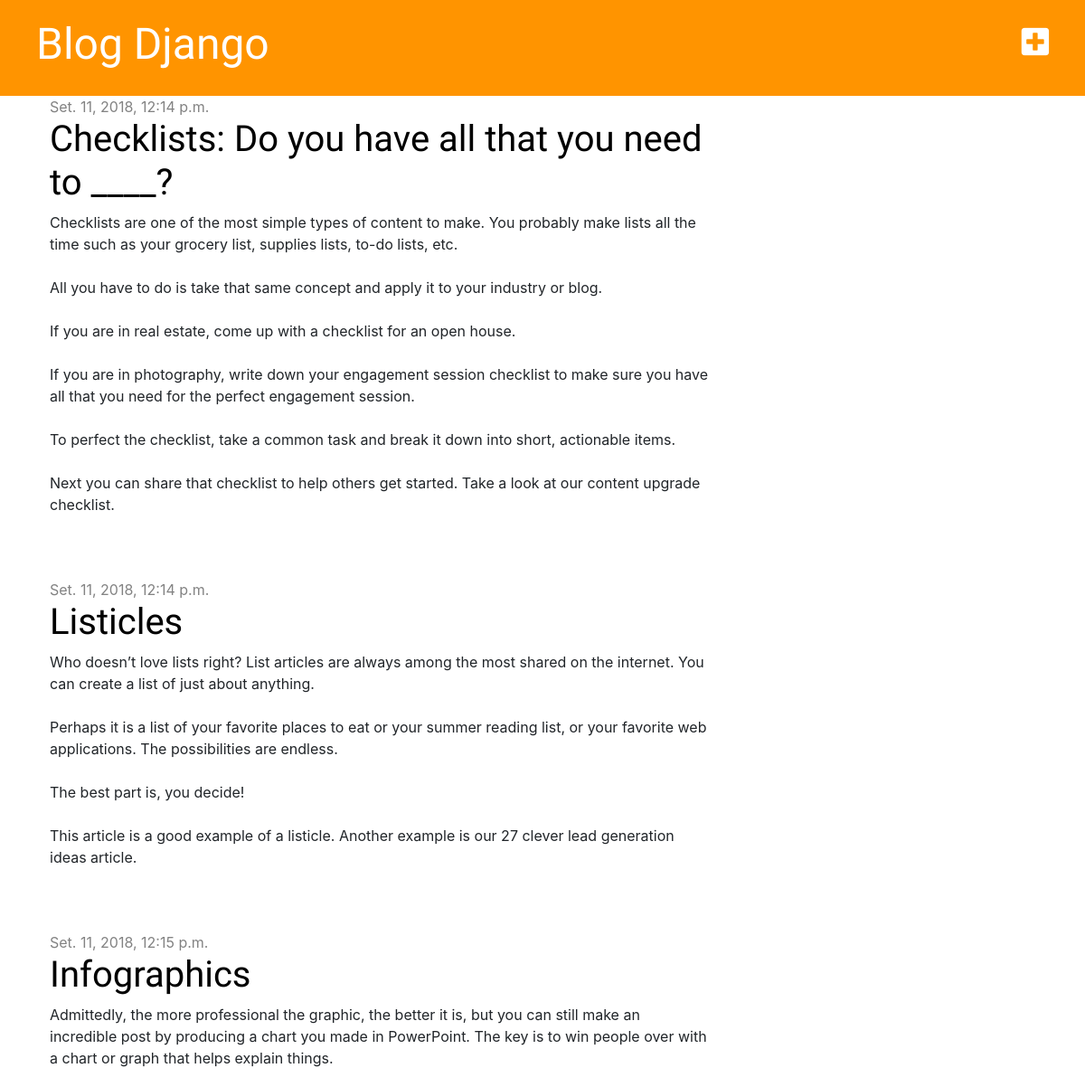
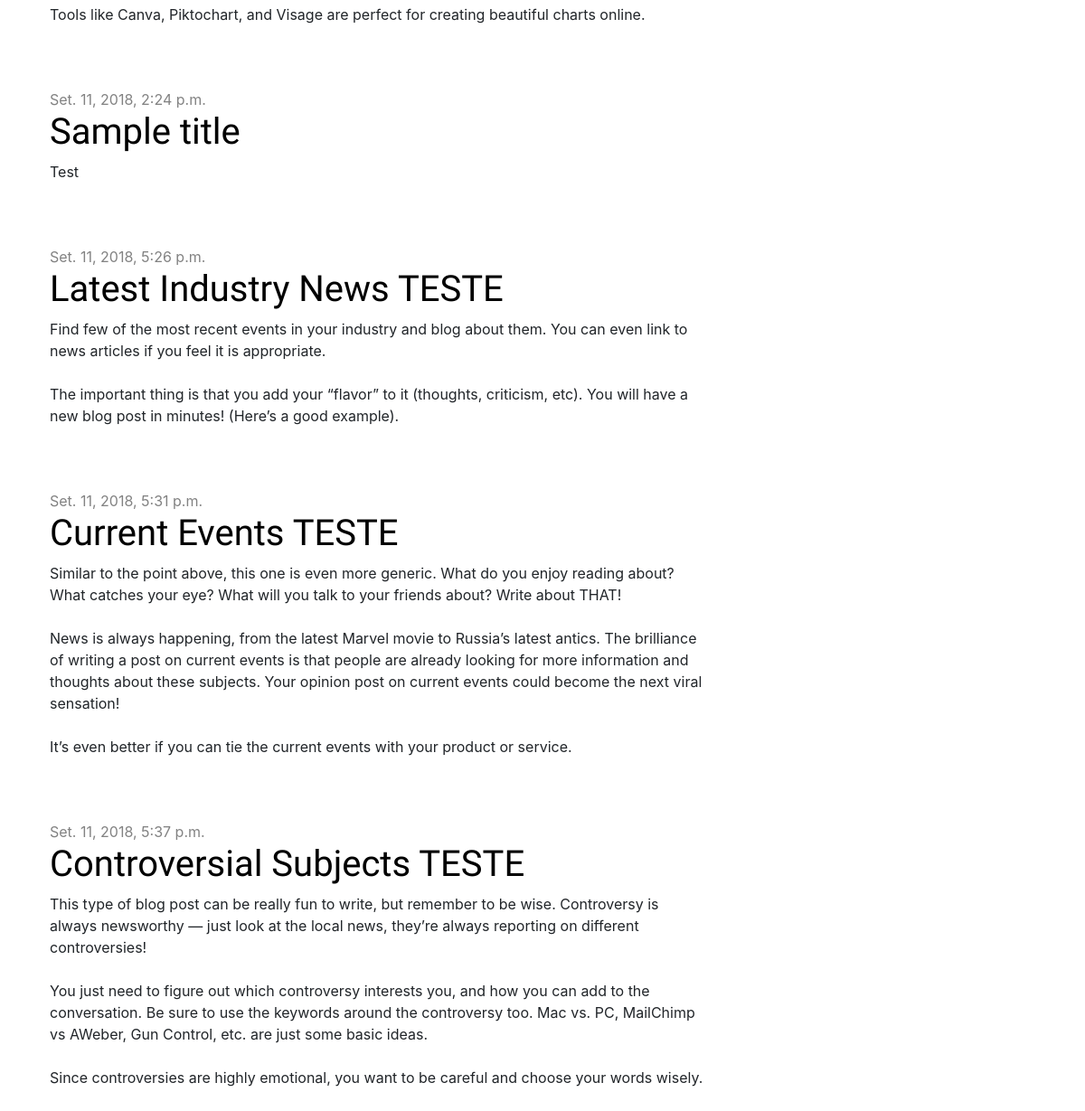
The page / on the database its author committed (2 pictures, top to bottom).
### blog/models.py (models this page shows, shortened)
class Post(models.Model):
    author = models.ForeignKey('auth.User', on_delete=models.CASCADE)
    title = models.CharField(max_length=200)
    text = models.TextField()
    created_date = models.DateTimeField(default=timezone.now)
    published_date = models.DateTimeField(blank=True, null=True)

### blog/views.py (the view)
# urls.py: path('', views.post_list, name='post_list'),
def post_list(request):
    posts = Post.objects.filter(published_date__lte=timezone.now()).order_by('published_date')
    return render(request, 'blog/post_list.html', {'posts': posts})

### blog/templates/blog/post_list.html
{% extends 'blog/base.html' %}
{% block content %}
    {% for post in posts %}
        <div class="post">
            <div class="date">
                {{ post.published_date }}
            </div>
            <h1><a href="{% url 'post_detail' pk=post.pk %}">{{ post.title }}</a></h1>
            <p>{{ post.text|linebreaksbr }}</p>
        </div>
    {% endfor %}
{% endblock %}

### blog/static/css/blog.css (style rules this page uses)
h1, h2, h3, h4 { font-family: 'Lobster', cursive; }
.date { color: #828282; }
.post { margin-bottom: 70px; }
.post h1 a, .post h1 a:visited { color: #000000; }

### rows shown on the page
Post: published_date "Set. 11, 2018, 12:14 p.m.", title "Checklists: Do you have all that you need to ____?", text "Checklists are one of the most simple types of content to make. You probably make lists all the time such as your grocery list, supplies lists, to-do lists, etc. All you have to do is take that same concept and apply it to your industry or blog. If you are in real estate, come up with a checklist for an open house. If you are in photography, write down your engagement session checklist to make sure you have all that you need for the perfect engagement session. To perfect the checklist, take a common task and break it down into short, actionable items. Next you can share that checklist to help others get started. Take a look at our content upgrade checklist."
Post: published_date "Set. 11, 2018, 12:14 p.m.", title "Listicles", text "Who doesn’t love lists right? List articles are always among the most shared on the internet. You can create a list of just about anything. Perhaps it is a list of your favorite places to eat or your summer reading list, or your favorite web applications. The possibilities are endless. The best part is, you decide! This article is a good example of a listicle. Another example is our 27 clever lead generation ideas article."
Post: published_date "Set. 11, 2018, 12:15 p.m.", title "Infographics", text "Admittedly, the more professional the graphic, the better it is, but you can still make an incredible post by producing a chart you made in PowerPoint. The key is to win people over with a chart or graph that helps explain things. Tools like Canva, Piktochart, and Visage are perfect for creating beautiful charts online."
Post: published_date "Set. 11, 2018, 2:24 p.m.", title "Sample title", text "Test"
Post: published_date "Set. 11, 2018, 5:26 p.m.", title "Latest Industry News TESTE", text "Find few of the most recent events in your industry and blog about them. You can even link to news articles if you feel it is appropriate. The important thing is that you add your “flavor” to it (thoughts, criticism, etc). You will have a new blog post in minutes! (Here’s a good example)."
Post: published_date "Set. 11, 2018, 5:31 p.m.", title "Current Events TESTE", text "Similar to the point above, this one is even more generic. What do you enjoy reading about? What catches your eye? What will you talk to your friends about? Write about THAT! News is always happening, from the latest Marvel movie to Russia’s latest antics. The brilliance of writing a post on current events is that people are already looking for more information and thoughts about these subjects. Your opinion post on current events could become the next viral sensation! It’s even better if you can tie the current events with your product or service."
Post: published_date "Set. 11, 2018, 5:37 p.m.", title "Controversial Subjects TESTE", text "This type of blog post can be really fun to write, but remember to be wise. Controversy is always newsworthy — just look at the local news, they’re always reporting on different controversies! You just need to figure out which controversy interests you, and how you can add to the conversation. Be sure to use the keywords around the controversy too. Mac vs. PC, MailChimp vs AWeber, Gun Control, etc. are just some basic ideas. Since controversies are highly emotional, you want to be careful and choose your words wisely."
